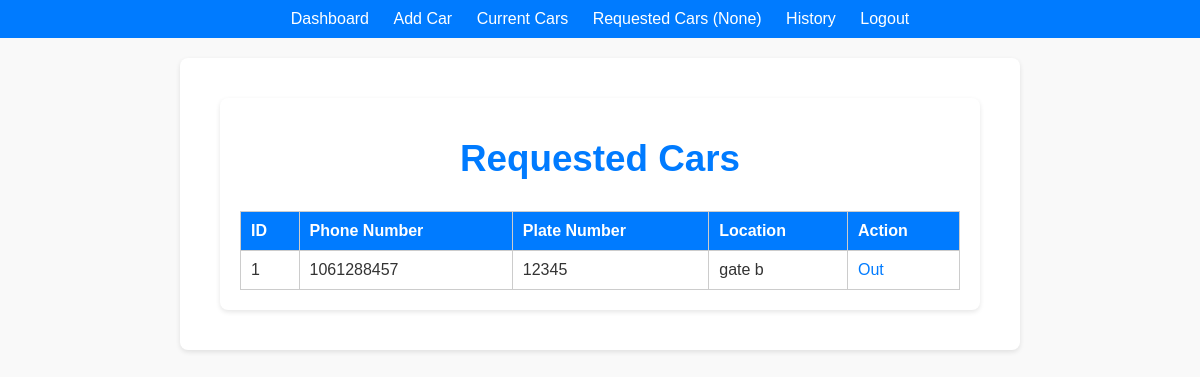
The page /requested_cars (signed in) on the database its author committed.
### tables this page shows
CREATE TABLE requested_cars (
        id INTEGER PRIMARY KEY AUTOINCREMENT,
        phone INTEGER NOT NULL,
        car_number TEXT NOT NULL,
        location TEXT NOT NULL
    );

### app.py (the view)
@app.route('/requested_cars', methods=['GET', 'POST'])
def requested_cars():
    if 'user_id' not in session:
        return redirect(url_for('login'))
    conn = get_db_connection()
    rows = conn.execute('SELECT * FROM requested_cars').fetchall()
    conn.close()
    session['rows'] = len(rows)
    return render_template('requested_cars.html', rows=rows)

### app.py (called while the page is built)
def get_db_connection():
    conn = sqlite3.connect('task_manager.db')
    conn.row_factory = sqlite3.Row
    return conn

### templates/requested_cars.html (shortened to what this page needs)
{% extends 'base.html' %}
{% block content %}
<div class="container">
    <h2 style="text-align: center; margin-top: 20px;">Requested Cars</h2>
    {% if rows %}
        <table border="1" style="width: 100%; text-align: center; margin-top: 20px;">
            <thead>
                <tr>
                    <th>ID</th>
                    <th>Phone Number</th>
                    <th>Plate Number</th>
                    <th>Location</th>
                    <th>Action</th>
                </tr>
            </thead>
            <tbody>
                {% for row in rows %}
                <tr>
                    <td>{{ row.id }}</td>
                    <td>{{ row.phone }}</td>
                    <td>{{ row.car_number }}</td>
                    <td>{{ row.location }}</td>
                    <td>
                        <a href="/out/{{ row.phone }}">Out</a>
                    </td>
                </tr>
                {% endfor %}
            </tbody>
        </table>
    {% else %}
        <p style="text-align: center; margin-top: 20px;">No cars are currently requested.</p>
    {% endif %}
</div>
{% endblock %}

### static/style.css (style rules this page uses)
body { font-family: Arial, sans-serif; margin: 0; padding: 0; background-color: #f9f9f9; color: #333; }
.container { width: 90%; max-width: 800px; margin: 20px auto; background-color: white; padding: 20px; box-shadow: 0 2px 5px rgba(0, 0, 0, 0.1); border-radius: 8px; }
h2 { color: #007BFF; text-align: center; font-size: 2.3rem; }
table { width: 100%; border-collapse: collapse; margin-top: 20px; }
table th, table td { padding: 10px; border: 1px solid #ccc; text-align: left; }
table th { background-color: #007BFF; color: white; }
a { color: #007BFF; text-decoration: none; }

### rows shown on the page
requested_cars: id "1", phone "1061288457", car_number "12345", location "gate b"

### other values the page prints
{{ session.get('total') }} "None"
